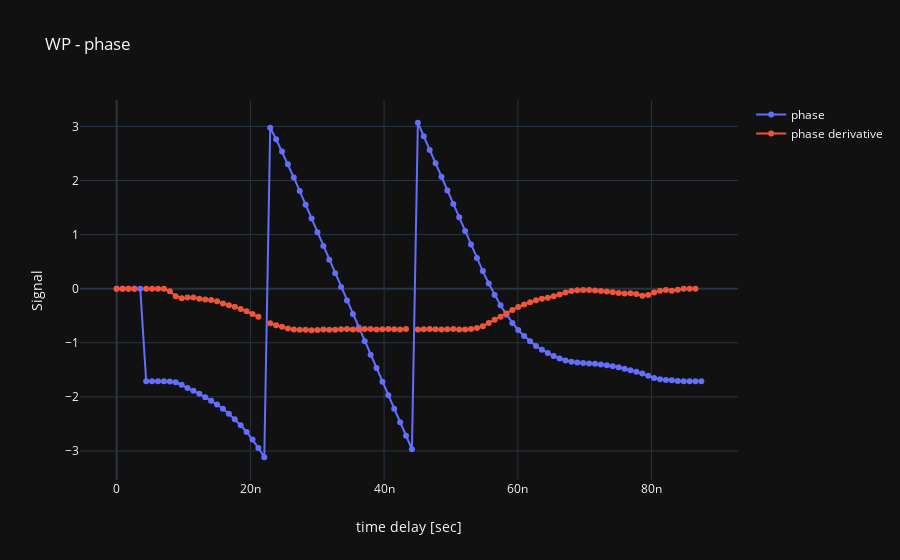

Here is the notebook cell this chart was saved with:
### Code cell
data = 2 * [None]
data[0] = go.Scatter(x=shutters['dt'], y=phase,
                          mode='lines+markers',  # Select 'lines', 'markers' or 'lines+markers'
                          name='phase')

data[1] = go.Scatter(x=shutters['dt'][:-1], y=diff_phase,
                          mode='lines+markers',  # Select 'lines', 'markers' or 'lines+markers'
                          name='phase derivative')

layout = dict(title='WP - phase',
              xaxis=dict(title='time delay [sec]', type='linear'),  # Select 'log' or 'linear'
              yaxis=dict(title='Signal', type='linear'),  # Select 'log' or 'linear'
              template='plotly_dark')

iplot(dict(data=data, layout=layout))
